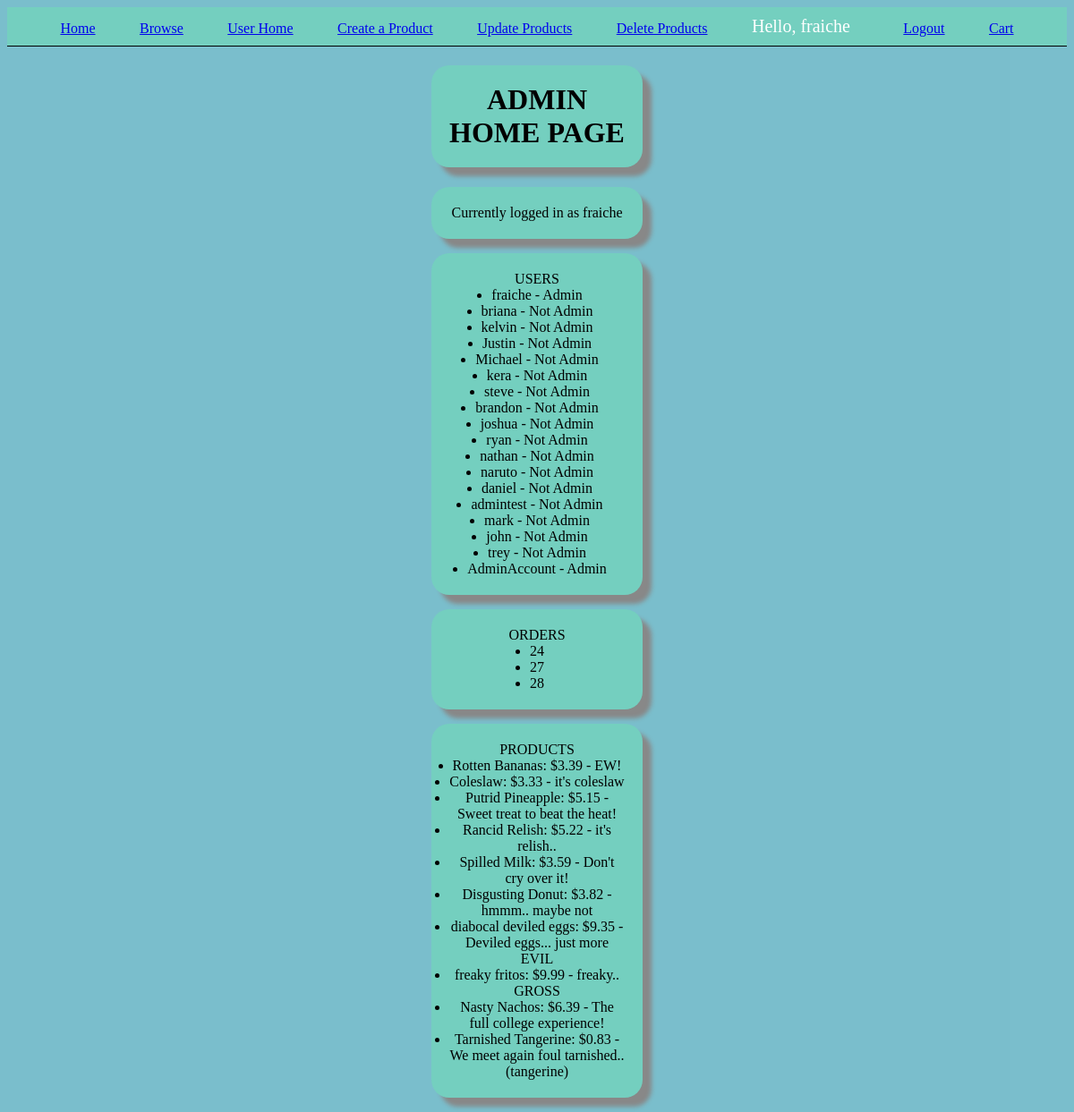
The app's page / (signed in), older data.
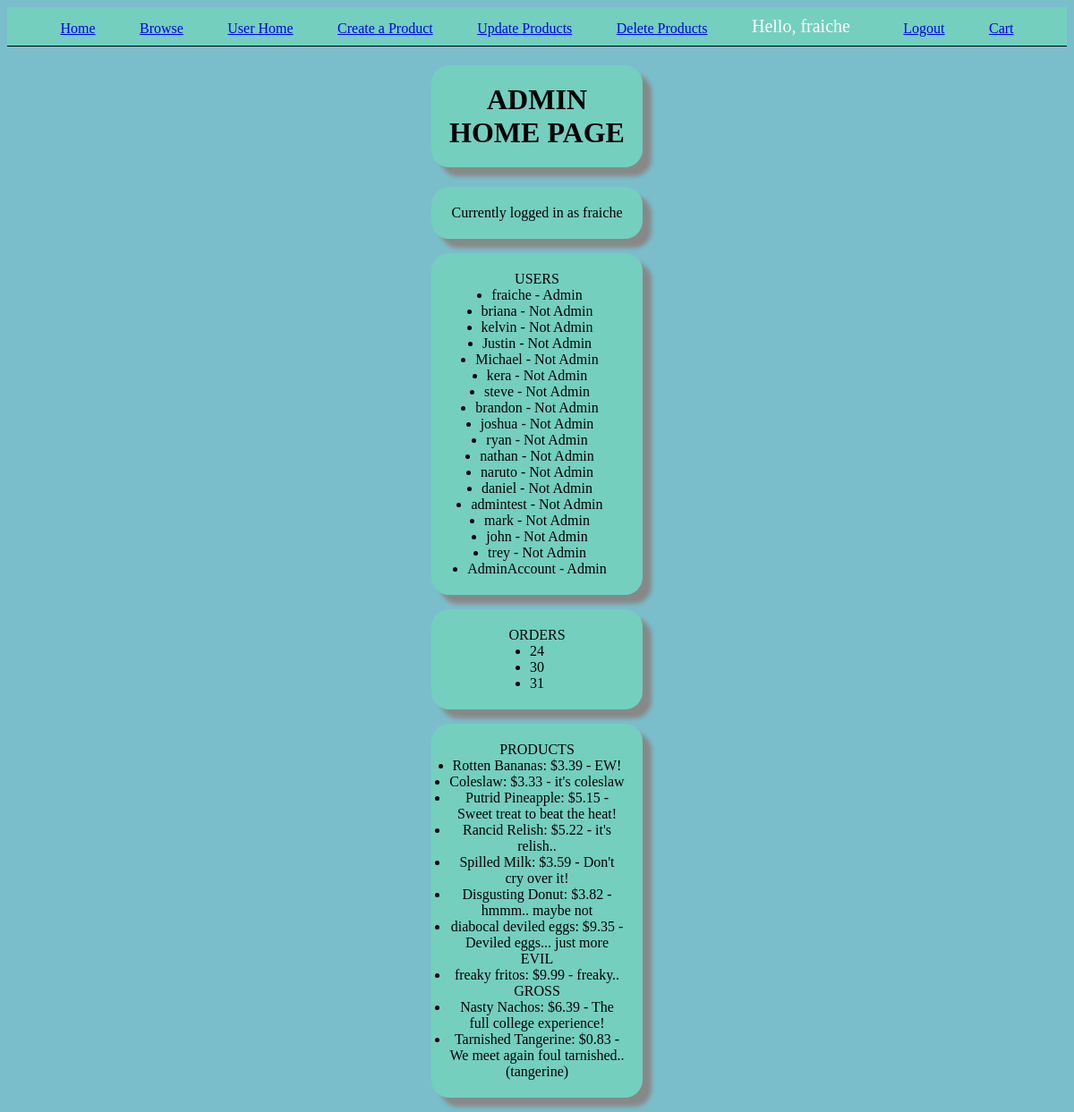
The same page, newer data.
### app/models.py (models this page shows, shortened)
class Order(models.Model):
    STATUS = (
        ('Pending', 'Pending'),
        ('Out for delivery', 'Out for delivery'),
        ('Delivered', 'Delivered'),
    )
    customer = models.ForeignKey(User, null=True, on_delete=models.CASCADE)
    product = models.ForeignKey(Product, null=True, on_delete=models.CASCADE)
    quantity = models.IntegerField(default=0, null=True)
    status = models.CharField(max_length=200, null=True, choices=STATUS)

class Product(models.Model):
    name = models.CharField(max_length=200, null=True)
    image = models.ImageField(upload_to='', null=True, blank=True)
    description = models.CharField(max_length=200, null=True)
    price = models.FloatField(null=True)

### app/decorators.py (the view)
    def wrapper_function(request, *args, **kwargs):
        group = None
        if request.user.groups.exists():
            group = request.user.groups.all()[0].name
        if group == 'customer':
            return redirect('user')
        if group == 'admin':
            return view_func(request, *args, **kwargs)

### app/views.py (called while the page is built)
@login_required(login_url='login')
@admin_only
def home(request):
    orders = Order.objects.all()
    products = Product.objects.all()
    users = User.objects.all()
    context = {'orders': orders, 'products': products, 'users': users}
    return render(request, 'home.html', context)

### app/templates/home.html (shortened to what this page needs)
{% extends "base.html" %}
{% block content %}
    <h1 class="loggedIn"> ADMIN HOME PAGE </h1>
    <p class="loggedIn"> Currently logged in as {{ request.user }} </p>
    <ul class="loggedIn"> USERS
        {%for user in users %}
        {% if user.is_staff %}
            <li> {{ user.username }} - Admin </li>
        {% else %}
            <li> {{ user.username }} - Not Admin </li>
        {% endif %}
        {% endfor %}
    </ul>
    <ul class="loggedIn"> ORDERS
        {% for order in orders %}
            <li> {{ order.id }} </li>
        {% endfor %}
    </ul>
    <ul class="loggedIn"> PRODUCTS
        {% for product in products %}
            <li>  {{ product.name }}: ${{ product.price }} - {{product.description}} </li>
        {% endfor %}
    </ul>
{% endblock %}

### app/templates/base.html (shortened to what this page needs)
{% load static %}
<!DOCTYPE html>
<html lang="en">
<head>
    <link rel="stylesheet" href= {% static "styles.css" %}>
</head>
<body>
    <nav class="mainNav">
        <a href="{% url 'home' %}">Home</a>
        <a href="{% url 'shopping' %}">Browse</a>
        {% if request.user.is_staff %}
            <a href="{% url 'user' %}">User Home</a>
            <a href="{% url 'create' %}">Create a Product</a>
            <a href="{% url 'update' %}">Update Products</a>
            <a href="{% url 'delete' %}">Delete Products</a>
        {% endif %}
        <span id="hello-msg">Hello, {{request.user}}</span>
        <span><a href="{% url 'logout' %}">Logout</a></span>
        <a href="{% url 'cart' %}">Cart</a>
    </nav>
    <main>
        {% block content %}
        {% endblock %}
    </main>
</body>
</html>

Row changes from the older to the newer data that the page shows:
removed Order: id "27"
removed Order: id "28"
added Order: id "30"
added Order: id "31"
